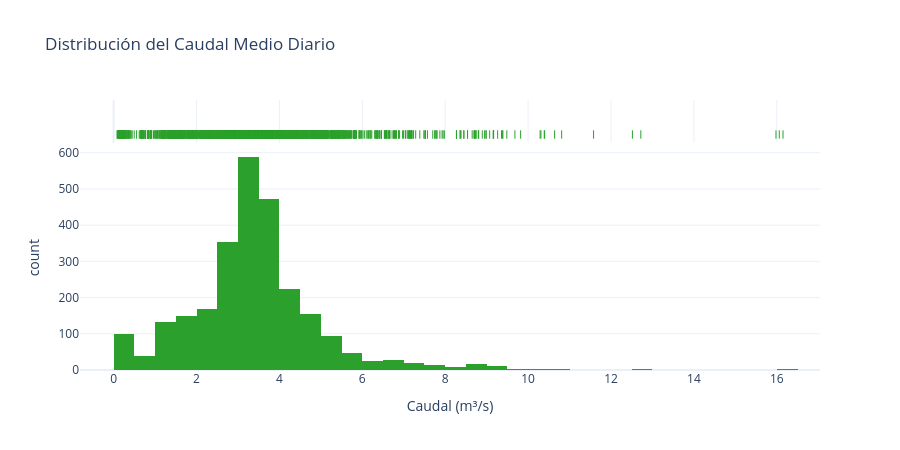
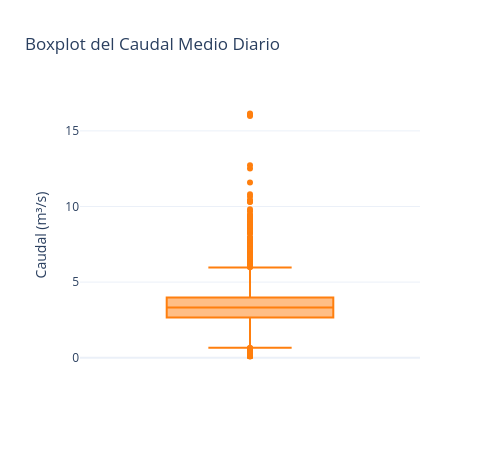

The notebook cell these images were saved under, in order:
### Markdown cell above
## 8. Distribución del Caudal

Analizamos la forma de la distribución mediante un **histograma** y un **boxplot** para detectar asimetría y valores atípicos.

### Code cell
# =============================================================================
# CONCEPTO: Análisis de la distribución estadística del caudal
# -----------------------------------------------------------------------------
# Conocer la distribución del caudal es necesario antes de aplicar métodos
# estadísticos paramétricos (que asumen normalidad) o modelos de regresión.
#
# HISTOGRAMA con marginal="rug":
#   - Muestra la distribución de frecuencias del caudal.
#   - marginal="rug": agrega una franja de marcas en el eje X (rug plot) que
#     representa cada observación individualmente. Con muchos datos, permite
#     ver la densidad real sin depender solo de los bins.
#   - nbins=50: más bins que el defecto para capturar la forma con detalle.
#
# BOXPLOT con points="outliers":
#   - Resume la distribución en 5 estadísticos (min, Q1, mediana, Q3, max).
#   - points="outliers": muestra solo los puntos que superan 1.5 × IQR
#     (outliers), sin saturar el gráfico con todos los puntos.
#   - Complementa el histograma: mientras este muestra la forma, el boxplot
#     permite leer los cuartiles exactos y detectar outliers sistemáticamente.
#
# Asimetría (skewness):
#   - > 0: sesgo positivo (cola derecha larga → valores extremos altos).
#   - < 0: sesgo negativo (cola izquierda larga).
#   - |skewness| > 1: asimetría significativa → transformar antes de modelar.
#
# Curtosis (kurtosis):
#   - > 0: distribución leptocúrtica (cola más pesada que la normal, más outliers).
#   - < 0: distribución platicúrtica (colas más livianas que la normal).
#
# CRITERIO DE USO: Si skewness > 1, aplicar transformación log o Box-Cox
# antes de modelos que asuman normalidad (regresión lineal, ANOVA, ARIMA).
# =============================================================================

# Histograma con rug: visualiza la forma de la distribución y la densidad de puntos
fig_hist = px.histogram(
    df_plot,
    x="Caudal",
    nbins=50,
    title="Distribución del Caudal Medio Diario",
    labels={"Caudal": "Caudal (m³/s)", "count": "Frecuencia"},
    color_discrete_sequence=["#2ca02c"],
    marginal="rug",   # Franja de puntos individuales para ver densidad real
)
fig_hist.update_layout(width=900, height=450)
fig_hist.show()

# Boxplot: detecta cuartiles y outliers (puntos fuera de 1.5 × IQR)
fig_box = px.box(
    df_plot,
    y="Caudal",
    title="Boxplot del Caudal Medio Diario",
    labels={"Caudal": "Caudal (m³/s)"},
    color_discrete_sequence=["#ff7f0e"],
    points="outliers",  # Muestra solo outliers, no todos los puntos
)
fig_box.update_layout(width=500, height=450)
fig_box.show()

# Métricas de forma: informan si se requieren transformaciones previas al modelado
print(f"📐 Asimetría (skewness): {df['Caudal'].skew():.3f}")
print(f"📐 Curtosis (kurtosis): {df['Caudal'].kurtosis():.3f}")

### Figure 1 — Plotly figure (JSON) as saved in the notebook; plotly's stock layout.template omitted (floating-point values rounded to 4 significant figures; data arrays with more than 128 entries replaced by an {"elided": "..."} marker saying what was removed)
{"data": [{"bingroup": "x", "hovertemplate": "Caudal (m³/s)=%{x}<br>count=%{y}<extra></extra>", "legendgroup": "", "marker": {"color": "#2ca02c", "pattern": {"shape": ""}}, "name": "", "nbinsx": 50, "orientation": "v", "showlegend": false, "type": "histogram", "x": {"elided": "2653 float values"}, "xaxis": "x", "yaxis": "y"}, {"boxpoints": "all", "fillcolor": "rgba(255,255,255,0)", "hoveron": "points", "hovertemplate": "Caudal (m³/s)=%{x}<extra></extra>", "jitter": 0, "legendgroup": "", "line": {"color": "rgba(255,255,255,0)"}, "marker": {"color": "#2ca02c", "symbol": "line-ns-open"}, "name": "", "showlegend": false, "type": "box", "x": {"elided": "2653 float values"}, "xaxis": "x2", "yaxis": "y2"}], "layout": {"barmode": "relative", "height": 450, "legend": {"tracegroupgap": 0}, "title": {"text": "Distribución del Caudal Medio Diario"}, "width": 900, "xaxis": {"anchor": "y", "domain": [0, 1], "title": {"text": "Caudal (m³/s)"}}, "xaxis2": {"anchor": "y2", "domain": [0, 1], "matches": "x", "showgrid": true, "showticklabels": false}, "yaxis": {"anchor": "x", "domain": [0, 0.8316], "title": {"text": "count"}}, "yaxis2": {"anchor": "x2", "domain": [0.8416, 1], "matches": "y2", "showgrid": false, "showline": false, "showticklabels": false, "ticks": ""}}}

### Figure 2 — Plotly figure (JSON) as saved in the notebook; plotly's stock layout.template omitted (floating-point values rounded to 4 significant figures; data arrays with more than 128 entries replaced by an {"elided": "..."} marker saying what was removed)
{"data": [{"alignmentgroup": "True", "boxpoints": "outliers", "hovertemplate": "Caudal (m³/s)=%{y}<extra></extra>", "legendgroup": "", "marker": {"color": "#ff7f0e"}, "name": "", "notched": false, "offsetgroup": "", "orientation": "v", "showlegend": false, "type": "box", "x0": " ", "xaxis": "x", "y": {"elided": "2653 float values"}, "y0": " ", "yaxis": "y"}], "layout": {"boxmode": "group", "height": 450, "legend": {"tracegroupgap": 0}, "title": {"text": "Boxplot del Caudal Medio Diario"}, "width": 500, "xaxis": {"anchor": "y", "domain": [0, 1]}, "yaxis": {"anchor": "x", "domain": [0, 1], "title": {"text": "Caudal (m³/s)"}}}}
